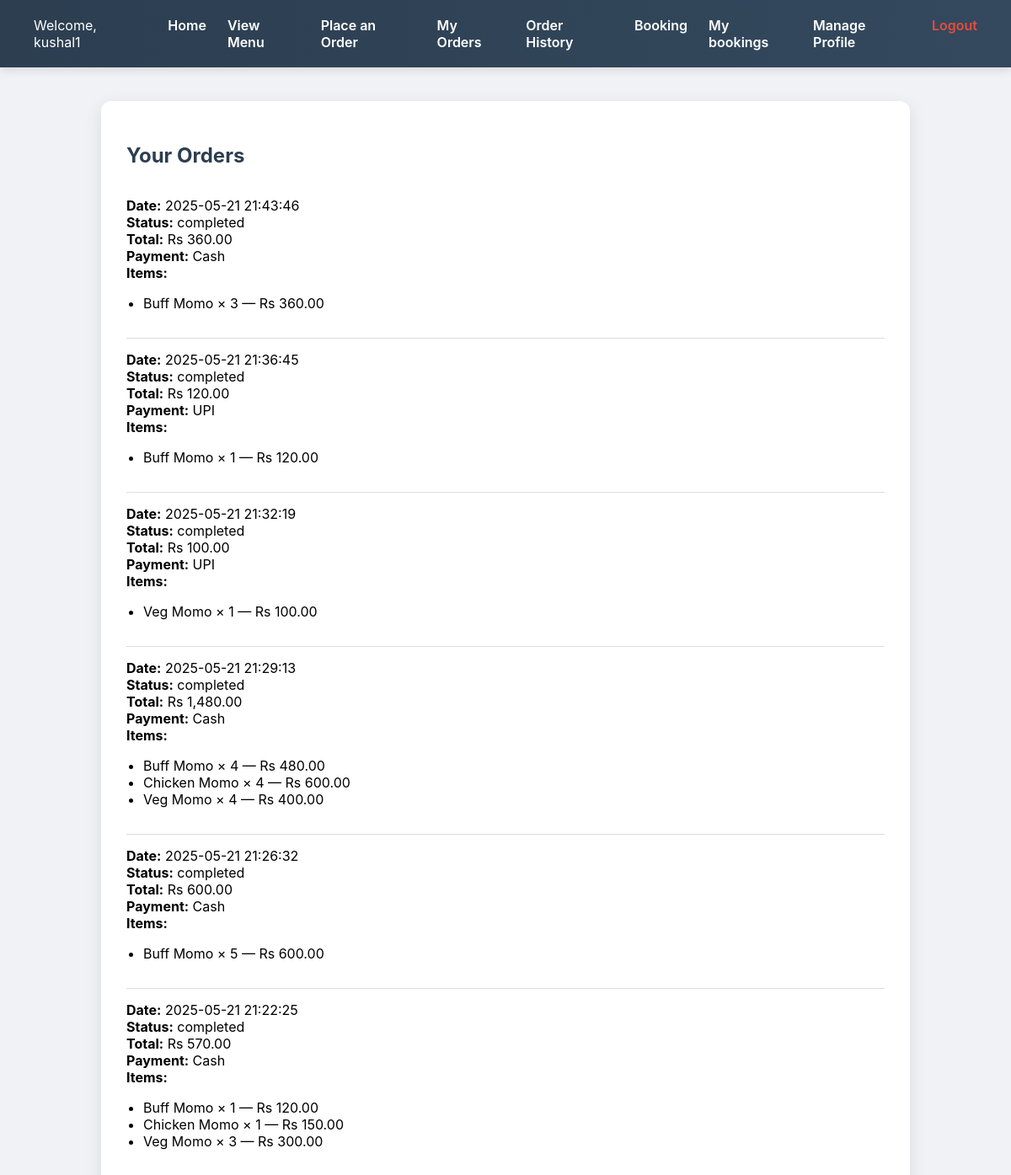
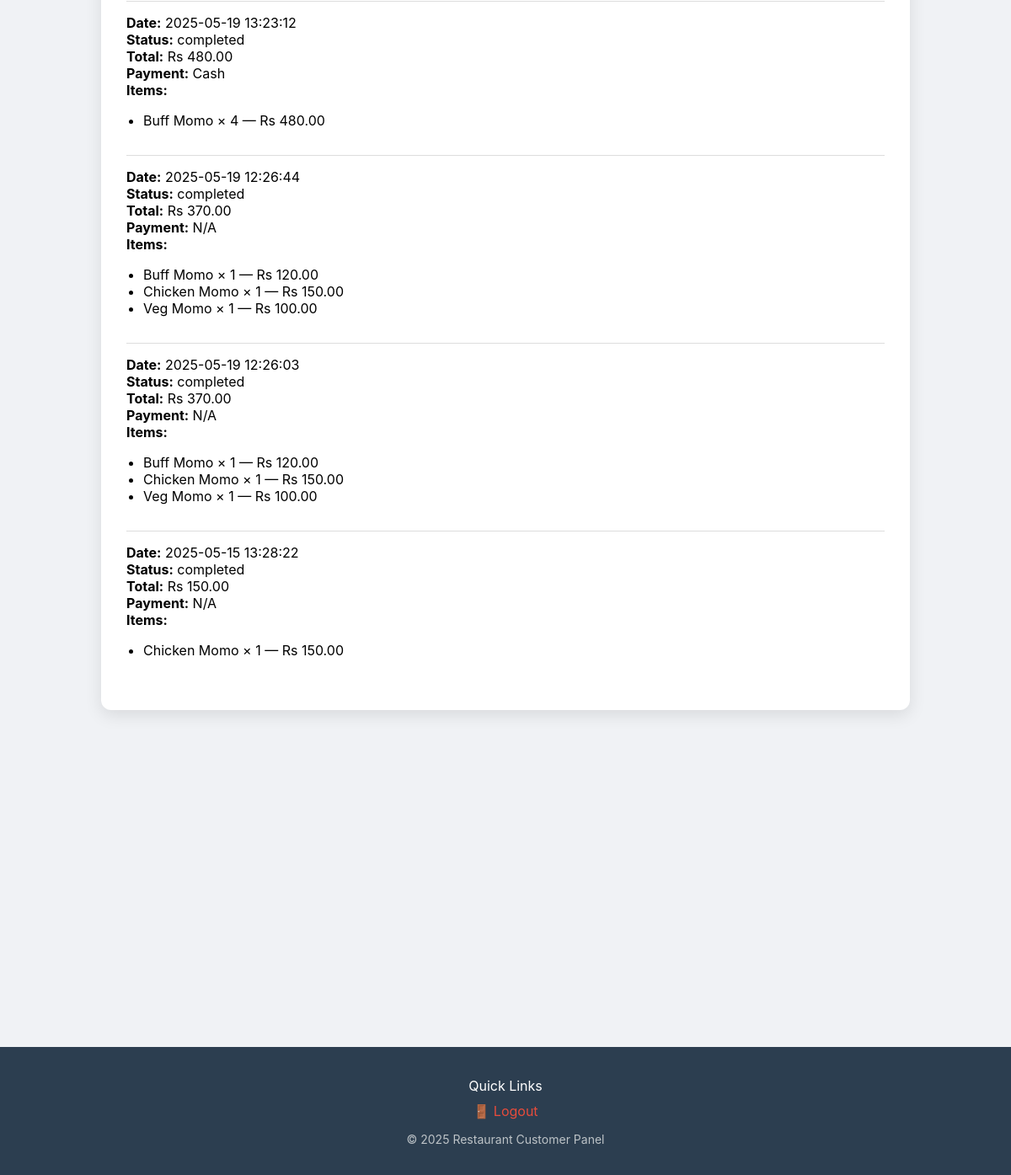
Page /my_orders.php (signed in) on the committed database (2 pictures, top to bottom).
### tables this page shows
CREATE TABLE `orders` (
  `id` int(11) NOT NULL,
  `user_id` int(11) DEFAULT NULL,
  `order_date` datetime DEFAULT current_timestamp(),
  `order_details` text DEFAULT NULL,
  `total` decimal(10,2) NOT NULL,
  `status` varchar(50) DEFAULT NULL,
  `assigned_staff_id` int(11) DEFAULT NULL,
  `payment_method` varchar(50) DEFAULT NULL
);

### my_orders.php (the view, shortened to what this page needs)
<?php
include 'db_connect.php';
$userId = $_SESSION['user_id'];
try {
    $stmt = $conn->prepare("SELECT * FROM orders WHERE user_id = :uid ORDER BY order_date DESC");
    $stmt->execute([':uid' => $userId]);
    $orders = $stmt->fetchAll(PDO::FETCH_ASSOC);
} catch (PDOException $e) {
    die("Database error: " . $e->getMessage());
}
?>
<!DOCTYPE html>
<html lang="en">
<head>
</head>
<body>
<div class="navbar">
    <div>Welcome, <?= htmlspecialchars($_SESSION['username']) ?></div>
    <div>
        <ul>
            <li><a href="user_dashboard.php">Home</a></li>
            <li><a href="menu.php">View Menu</a></li>
            <li><a href="order_menu.php">Place an Order</a></li>
            <li><a href="my_orders.php">My Orders</a></li>
            <li><a href="order_history.php">Order History</a></li>
              <li><a href="book_table.php">Booking</a></li>
               <li><a href="my_bookings.php">My bookings</a></li>
            <li><a href="profile.php">Manage Profile</a></li>
            <li><a class="logout" href="logout.php">Logout</a></li>
        </ul>
    </div>
</div>
<div class="container">
    <h2>Your Orders</h2>
    <?php if (count($orders) === 0): ?>
        <p>No orders found.</p>
    <?php else: ?>
        <?php foreach ($orders as $order): ?>
            <div class="order">
                <div><strong>Date:</strong> <?= htmlspecialchars($order['order_date']) ?></div>
                <div><strong>Status:</strong> <span class="order-status"><?= htmlspecialchars($order['status']) ?></span></div>
                <div><strong>Total:</strong> Rs <?= number_format($order['total'], 2) ?></div>
                <div><strong>Payment:</strong> <?= htmlspecialchars($order['payment_method'] ?? 'N/A') ?></div>
                <div><strong>Items:</strong></div>
                <ul class="items">
                    <?php
                    $items = json_decode($order['order_details'], true);
                    if (is_array($items)) {
                        foreach ($items as $item) {
                            echo "<li>" . htmlspecialchars($item['name']) . " × " . intval($item['quantity']) . " — Rs " . number_format($item['subtotal'], 2) . "</li>";
                        }
                    } else {
                        echo "<li>No items found</li>";
                    }
                    ?>
                </ul>
            </div>
        <?php endforeach; ?>
    <?php endif; ?>
</div>
    <footer style="background-color: #2c3e50; color: white; padding: 20px 0; text-align: center; margin-top: 400px;">
    <div style="max-width: 1100px; margin: auto;">
        <p style="margin-bottom: 10px; font-size: 16px;">Quick Links</p>
        <div style="display: flex; justify-content: center; flex-wrap: wrap; gap: 20px;">
            <a href="logout.php" style="color: #e74c3c; text-decoration: none;">🚪 Logout</a>
        </div>
        <p style="margin-top: 15px; font-size: 14px; color: #bdc3c7;">&copy; <?= date("Y") ?> Restaurant Customer Panel</p>
    </div>
</footer>
</body>
</html>

### my_orders.php (style rules this page uses)
body { font-family: 'Inter', sans-serif; background-color: #f0f2f5; margin: 0; padding: 0; }
.navbar { background: linear-gradient(to right, #2c3e50, #34495e); padding: 20px 40px; display: flex; justify-content: space-between; align-items: center; color: white; box-shadow: 0 4px 10px rgba(0,0,0,0.1); }
.navbar ul { list-style: none; display: flex; margin: 0; padding: 0; }
.navbar li { margin-left: 25px; }
.navbar a { color: white; text-decoration: none; font-weight: 600; transition: 0.3s; }
.navbar .logout { color: #e74c3c; }
.container { max-width: 900px; margin: 40px auto; background-color: white; padding: 30px; border-radius: 12px; box-shadow: 0 6px 20px rgba(0,0,0,0.1); }
h2 { color: #2c3e50; margin-bottom: 20px; }
.order { border-bottom: 1px solid #ddd; padding: 15px 0; }
.order:last-child { border-bottom: none; }
.items { list-style-type: disc; padding-left: 20px; }

### rows in the picture
orders: order_date "2025-05-21 21:43:46", status "completed", total "360.00", payment_method "Cash", name "Buff Momo", quantity "3", subtotal "360.00"
orders: order_date "2025-05-21 21:36:45", status "completed", total "120.00", payment_method "UPI", name "Buff Momo", quantity "1", subtotal "120.00"
orders: order_date "2025-05-21 21:32:19", status "completed", total "100.00", payment_method "UPI", name "Veg Momo", quantity "1", subtotal "100.00"
orders: order_date "2025-05-21 21:29:13", status "completed", total "1,480.00", payment_method "Cash", name "Buff Momo", quantity "4", subtotal "480.00", name "Chicken Momo", subtotal "600.00", name "Veg Momo", subtotal "400.00"
orders: order_date "2025-05-21 21:26:32", status "completed", total "600.00", payment_method "Cash", name "Buff Momo", quantity "5", subtotal "600.00"
orders: order_date "2025-05-21 21:22:25", status "completed", total "570.00", payment_method "Cash", name "Buff Momo", quantity "1", subtotal "120.00", name "Veg Momo", quantity "3", subtotal "300.00"
orders: name "Chicken Momo", id "1", subtotal "150.00", order_date "2025-05-15 13:28:22", status "completed", total "150.00", payment_method "N/A"
orders: order_date "2025-05-19 13:23:12", status "completed", total "480.00", payment_method "Cash", name "Buff Momo", quantity "4", subtotal "480.00"
orders: order_date "2025-05-19 12:26:44", status "completed", total "370.00", payment_method "N/A", name "Buff Momo", quantity "1", subtotal "120.00", name "Veg Momo", subtotal "100.00"
orders: order_date "2025-05-19 12:26:03", status "completed", total "370.00", payment_method "N/A", name "Buff Momo", quantity "1", subtotal "120.00", name "Veg Momo", subtotal "100.00"

### other values in the picture
$_SESSION['username'] "kushal1"
